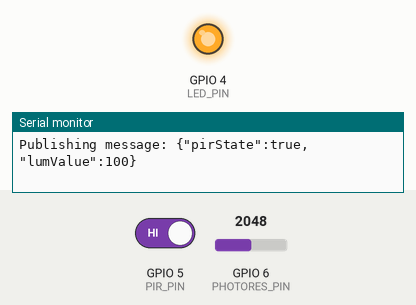
Bench run of a sketch on a simulated ESP32. Shown: output pins drawn as LEDs (lit = HIGH), the last lines printed to the serial monitor. Inputs (shaded band) come from the test bench; at power-on: GPIO 5 (PIR_PIN) HIGH, GPIO 6 (PHOTORES_PIN) = 2048. WiFi joins after 1.5 s; servers stay silent unless stated; random numbers use the default seed unless the sketch sets one; no MQTT or app messages arrive unless stated.

Above: at 3.7 s.
3.8 s: GPIO 5 (PIR_PIN) driven LOW
At 4.7 s:
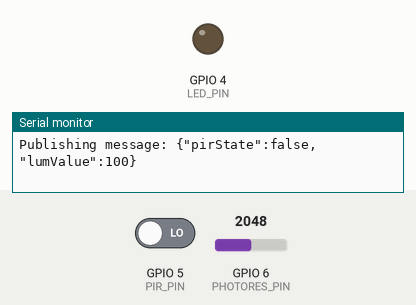
5.7 s: GPIO 5 (PIR_PIN) driven HIGH
At 6.1 s:
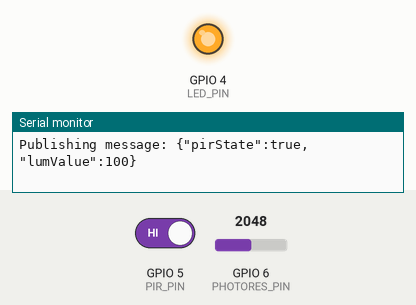
Timing chart, 0 to 8.7 s (numbered marks = the images above; inputs shaded):
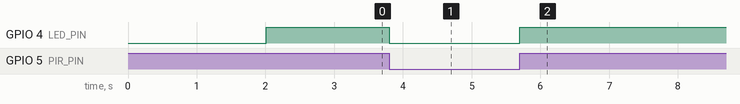

The sketch:

roomSensorBoard.ino
```cpp
#include <WiFi.h>
#include <PubSubClient.h>
#include "Const.h"
#include "Photoresistor.h"
#include "Pir.h"
#include "Led.h"


TaskHandle_t ComunicationTask;
TaskHandle_t LedTask;


WiFiClient espClient;
PubSubClient client(espClient);

char msg[MSG_BUFFER_SIZE];

Led* led = new Led(LED_PIN);
Pir* pir = new Pir(PIR_PIN);
Photoresistor* photores = new Photoresistor(PHOTORES_PIN);
unsigned long lastMsgTime;


void setup_wifi() {

  delay(10);

  Serial.println(String("Connecting to ") + ssid);

  WiFi.mode(WIFI_STA);
  WiFi.begin(ssid, password);

  while (WiFi.status() != WL_CONNECTED) {
    delay(500);
    Serial.print(".");
  }

  Serial.println("");
  Serial.println("WiFi connected");
  Serial.println("IP address: ");
  Serial.println(WiFi.localIP());
}

void callback(char* topic, byte* payload, unsigned int length) {
  Serial.println(String("Message arrived on [") + topic + "] len: " + length );
}

void reconnect() {

  // Loop until we're reconnected

  while (!client.connected()) {
    Serial.print("Attempting MQTT connection...");

    // Create a random client ID
    String clientId = String("esiot-2122-client-")+String(random(0xffff), HEX);

    // Attempt to connect
    if (client.connect(clientId.c_str())) {
      Serial.println("connected");
      // Once connected, publish an announcement...
      // ... and resubscribe
      client.subscribe(topic);
    } else {
      Serial.print("failed, rc=");
      Serial.print(client.state());
      Serial.println(" try again in 5 seconds");
      // Wait 5 seconds before retrying
      delay(5000);
    }
  }
}

void ComunicationTaskCode( void * parameter ){
  for(;;){


  if (!client.connected()) {
    reconnect();
  }
  //client.loop();
  unsigned long now = millis();
  if (now - lastMsgTime > MSG_PERIOD) {
    lastMsgTime = now;
    String currentPirState;
    if(pir->isDetected()){
      currentPirState = "true";
    }
    else{
      currentPirState = "false";
    }
    String currentPhotoresState = String(photores->read());
    String tmp = String("{\"pirState\":") + currentPirState + String(",\"lumValue\":") +  currentPhotoresState + String("}");
    /* creating a msg in the buffer */
    snprintf(msg, MSG_BUFFER_SIZE, tmp.c_str());

    Serial.println(String("Publishing message: ") + msg);

    /* publishing the msg */
    client.publish(topic, msg);
  }
  delay(DELAY_PERIOD);
  }
}

void LedTaskCode( void * parameter ){
  for(;;){
  if(pir->isDetected()){
    led->turnOn();
  }
  else if(!(pir->isDetected())){
    led->turnOff();
  }
  }
}

void setup() {
  Serial.begin(9600);
  lastMsgTime = millis();
  setup_wifi();
  randomSeed(micros());
  client.setServer(mqtt_server, 1883);
  client.setCallback(callback);
  xTaskCreatePinnedToCore(ComunicationTaskCode,"ComunicationTask",10000,NULL,1,&ComunicationTask,0);
  delay(500);
  xTaskCreatePinnedToCore(LedTaskCode,"LedTask",10000,NULL,1,&LedTask,1);
  delay(500);
  //Serial.println("ready to go");
}


void loop() {

}
```

Component.h
```cpp
#ifndef __COMPONENT__
#define __COMPONENT__

class Component {
protected:
  const int pin;

public:
  Component(const int pin) : pin(pin) {}
};

#endif
```

Const.h
```cpp
#ifndef __CONST__
#define __CONST__


//defining pins
#define LED_PIN 4
#define PIR_PIN 5
#define PHOTORES_PIN 6

//start of wifi/mttq constants
#define MSG_BUFFER_SIZE  50

/*
wifi network info
ssid and password are taken from an android device used as Router
ssid and password may vary between devices
*/
const char* ssid = "AndroidAP";
const char* password = "hycr8780";

/* MQTT server address */
const char* mqtt_server = "broker.mqtt-dashboard.com";

/* MQTT topic */
const char* topic = "Leonardo";

//end of wifi/mttq constants

#define DELAY_PERIOD 200
#define MSG_PERIOD 200

#endif
```

Led.cpp
```cpp
#include "Led.h"

Led::Led(const int pin) : Component(pin), state(OFF) {
  pinMode(pin, OUTPUT);
}

void Led::turnOn() {
  if (this->state != Led::ON) {
    this->state = Led::ON;
    digitalWrite(pin, HIGH);
  }
}

void Led::turnOff() {
  if (this->state != Led::OFF) {
    this->state = Led::OFF;
    digitalWrite(pin, LOW);
  }
}

bool Led::isOn() {
  return Led::state == ON;
}
```

Led.h
```cpp
#ifndef __LED__
#define __LED__

#include "Arduino.h"
#include "Component.h"

class Led : public Component {
  enum {ON, OFF} state;

  public:
    Led(const int pin);
    void turnOn();
    void turnOff();
    bool isOn();
};

#endif
```

Photoresistor.cpp
```cpp
#include "Photoresistor.h"

Photoresistor::Photoresistor(const int pin) : Sensor(pin) {
  pinMode(pin, INPUT);
}

int Photoresistor::read() {
  int value = analogRead(pin);
  value = map(value, 0, 1023, 0, 100);
  if(value > 100){
    value = 100;
  }
  return value;
}
```

Photoresistor.h
```cpp
#ifndef __PHOTORESISTOR__
#define __PHOTORESISTOR__

#include "Arduino.h"
#include "Sensor.h"

class Photoresistor : public Sensor {

  public:
    Photoresistor(const int pin);

    //the return value is in range(0, 1023)
    int read();
};

#endif
```

Pir.cpp
```cpp
#include "Pir.h"

Pir::Pir(const int pin) : Component(pin) {
  pinMode(pin, INPUT);
}


bool Pir::isDetected() {
  return digitalRead(pin);
}
```

Pir.h
```cpp
#ifndef __PIR__
#define __PIR__

#include "Arduino.h"
#include "Component.h"

class Pir : public Component {

  public:
    Pir(const int pin);
    bool isDetected();
};

#endif
```

Sensor.h
```cpp
#ifndef __SENSOR__
#define __SENSOR__

#include "Component.h"

class Sensor : public Component {
public:
    Sensor(const int pin) : Component(pin) {}
    template <class T>
    T read();
};

#endif
```

Measured:
- after the input at 3.8 s, GPIO 4 (LED_PIN): HIGH → LOW at once
- after the input at 5.7 s, GPIO 4 (LED_PIN): LOW → HIGH at once
